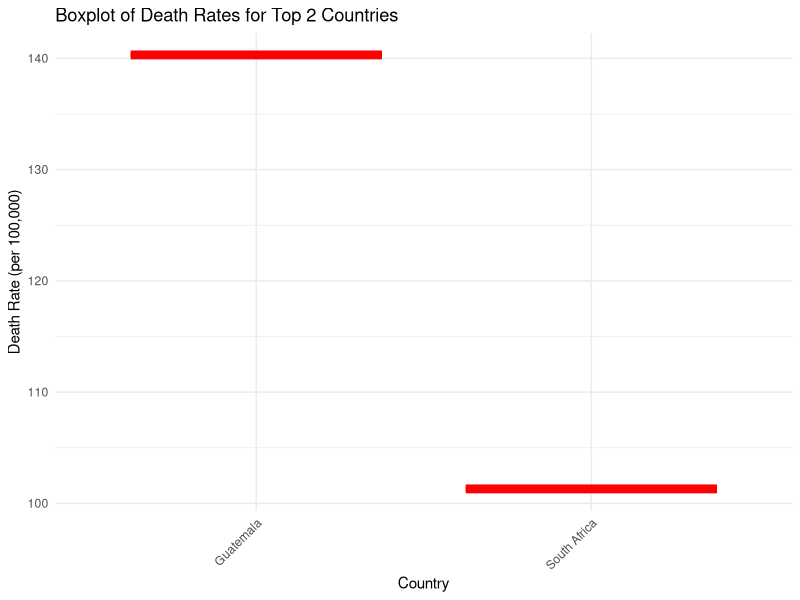

This chart was generated by the following R code:
# Load necessary libraries
library(ggplot2)
library(dplyr)

# Read the CSV file
data <- read.csv("5- respiratory-infection-death-rate-who-mdb.csv")

# Rename columns for clarity
colnames(data) <- c("Entity", "Code", "Year", "Death_Rate")

# Convert Death_Rate to numeric (if needed)
data$Death_Rate <- as.numeric(data$Death_Rate)

# Aggregate data: calculate mean Death_Rate by Entity
entity_death_rate <- data %>%
  group_by(Entity) %>%
  summarise(Avg_Death_Rate = mean(Death_Rate, na.rm = TRUE)) %>%
  arrange(desc(Avg_Death_Rate))

# Get the top 2 entities with the highest death rates
top_entities <- head(entity_death_rate, 2)

# Calculate mean and standard deviation of the death rates
mean_rate <- mean(top_entities$Avg_Death_Rate, na.rm = TRUE)
sd_rate <- sd(top_entities$Avg_Death_Rate, na.rm = TRUE)

# Total number of observations
total_obs <- nrow(data)

# Create the boxplot with more visible red lines
ggplot(top_entities, aes(x = Entity, y = Avg_Death_Rate)) +
  geom_boxplot(fill = "yellow", color = "red", size = 1.5, outlier.color = "black", outlier.size = 2) +
  labs(
    title = "Boxplot of Death Rates for Top 2 Countries",
    x = "Country",
    y = "Death Rate (per 100,000)"
  ) +
  theme_minimal() +
  theme(axis.text.x = element_text(angle = 45, hjust = 1))
